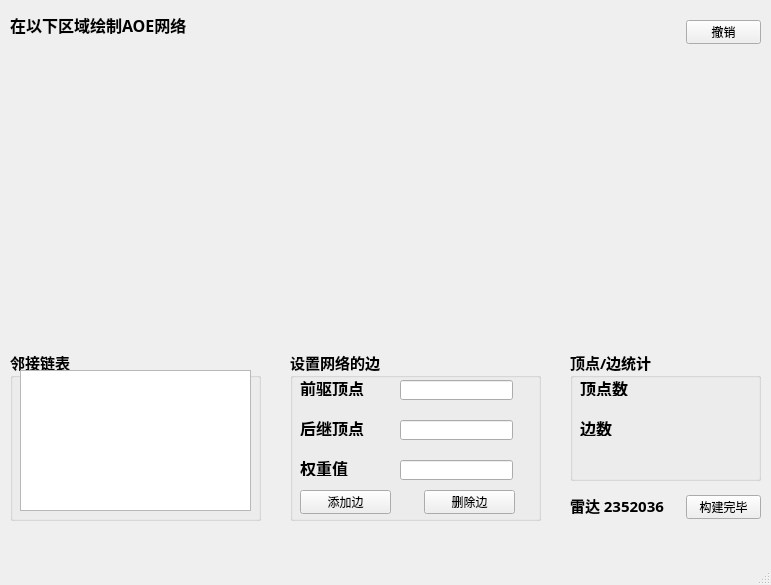
<?xml version="1.0" encoding="UTF-8"?>
<ui version="4.0">
 <class>MainWindow</class>
 <widget class="QMainWindow" name="MainWindow">
  <property name="geometry">
   <rect>
    <x>0</x>
    <y>0</y>
    <width>771</width>
    <height>585</height>
   </rect>
  </property>
  <property name="windowTitle">
   <string>MainWindow</string>
  </property>
  <widget class="QWidget" name="centralwidget">
   <widget class="DrawingArea" name="DrawingArea" native="true">
    <property name="geometry">
     <rect>
      <x>10</x>
      <y>50</y>
      <width>751</width>
      <height>291</height>
     </rect>
    </property>
   </widget>
   <widget class="QLabel" name="label">
    <property name="geometry">
     <rect>
      <x>10</x>
      <y>10</y>
      <width>181</width>
      <height>30</height>
     </rect>
    </property>
    <property name="font">
     <font>
      <family>楷体</family>
      <pointsize>12</pointsize>
      <bold>true</bold>
     </font>
    </property>
    <property name="text">
     <string>在以下区域绘制AOE网络</string>
    </property>
   </widget>
   <widget class="QGroupBox" name="groupBox">
    <property name="geometry">
     <rect>
      <x>10</x>
      <y>350</y>
      <width>251</width>
      <height>171</height>
     </rect>
    </property>
    <property name="font">
     <font>
      <family>黑体</family>
      <pointsize>11</pointsize>
      <bold>true</bold>
     </font>
    </property>
    <property name="title">
     <string>邻接链表</string>
    </property>
    <widget class="QTextBrowser" name="textBrowser">
     <property name="geometry">
      <rect>
       <x>10</x>
       <y>20</y>
       <width>231</width>
       <height>141</height>
      </rect>
     </property>
    </widget>
   </widget>
   <widget class="QPushButton" name="cancelButton">
    <property name="geometry">
     <rect>
      <x>686</x>
      <y>20</y>
      <width>75</width>
      <height>24</height>
     </rect>
    </property>
    <property name="text">
     <string>撤销</string>
    </property>
   </widget>
   <widget class="QGroupBox" name="groupBox_2">
    <property name="geometry">
     <rect>
      <x>290</x>
      <y>350</y>
      <width>251</width>
      <height>171</height>
     </rect>
    </property>
    <property name="font">
     <font>
      <family>黑体</family>
      <pointsize>11</pointsize>
      <bold>true</bold>
     </font>
    </property>
    <property name="title">
     <string>设置网络的边</string>
    </property>
    <widget class="QLabel" name="fromLabel">
     <property name="geometry">
      <rect>
       <x>10</x>
       <y>30</y>
       <width>71</width>
       <height>16</height>
      </rect>
     </property>
     <property name="font">
      <font>
       <family>楷体</family>
       <pointsize>12</pointsize>
       <bold>true</bold>
      </font>
     </property>
     <property name="text">
      <string>前驱顶点</string>
     </property>
    </widget>
    <widget class="QLabel" name="toLabel">
     <property name="geometry">
      <rect>
       <x>10</x>
       <y>70</y>
       <width>71</width>
       <height>16</height>
      </rect>
     </property>
     <property name="font">
      <font>
       <family>楷体</family>
       <pointsize>12</pointsize>
       <bold>true</bold>
      </font>
     </property>
     <property name="text">
      <string>后继顶点</string>
     </property>
    </widget>
    <widget class="QLineEdit" name="fromLineEdit">
     <property name="geometry">
      <rect>
       <x>110</x>
       <y>30</y>
       <width>113</width>
       <height>20</height>
      </rect>
     </property>
    </widget>
    <widget class="QLineEdit" name="toLineEdit">
     <property name="geometry">
      <rect>
       <x>110</x>
       <y>70</y>
       <width>113</width>
       <height>20</height>
      </rect>
     </property>
    </widget>
    <widget class="QLabel" name="weightLabel">
     <property name="geometry">
      <rect>
       <x>10</x>
       <y>110</y>
       <width>71</width>
       <height>16</height>
      </rect>
     </property>
     <property name="font">
      <font>
       <family>楷体</family>
       <pointsize>12</pointsize>
       <bold>true</bold>
      </font>
     </property>
     <property name="text">
      <string>权重值</string>
     </property>
    </widget>
    <widget class="QLineEdit" name="weightLineEdit">
     <property name="geometry">
      <rect>
       <x>110</x>
       <y>110</y>
       <width>113</width>
       <height>20</height>
      </rect>
     </property>
    </widget>
    <widget class="QPushButton" name="addButton">
     <property name="geometry">
      <rect>
       <x>10</x>
       <y>140</y>
       <width>91</width>
       <height>24</height>
      </rect>
     </property>
     <property name="font">
      <font>
       <family>Microsoft YaHei UI</family>
       <pointsize>9</pointsize>
       <bold>false</bold>
      </font>
     </property>
     <property name="text">
      <string>添加边</string>
     </property>
    </widget>
    <widget class="QPushButton" name="delButton">
     <property name="geometry">
      <rect>
       <x>134</x>
       <y>140</y>
       <width>91</width>
       <height>24</height>
      </rect>
     </property>
     <property name="font">
      <font>
       <family>Microsoft YaHei UI</family>
       <pointsize>9</pointsize>
       <bold>false</bold>
      </font>
     </property>
     <property name="text">
      <string>删除边</string>
     </property>
    </widget>
   </widget>
   <widget class="QPushButton" name="finishButton">
    <property name="geometry">
     <rect>
      <x>686</x>
      <y>495</y>
      <width>75</width>
      <height>24</height>
     </rect>
    </property>
    <property name="text">
     <string>构建完毕</string>
    </property>
   </widget>
   <widget class="QGroupBox" name="groupBox_3">
    <property name="geometry">
     <rect>
      <x>570</x>
      <y>350</y>
      <width>191</width>
      <height>131</height>
     </rect>
    </property>
    <property name="font">
     <font>
      <family>黑体</family>
      <pointsize>11</pointsize>
      <bold>true</bold>
     </font>
    </property>
    <property name="title">
     <string>顶点/边统计</string>
    </property>
    <widget class="QLabel" name="vexLabel">
     <property name="geometry">
      <rect>
       <x>10</x>
       <y>30</y>
       <width>71</width>
       <height>16</height>
      </rect>
     </property>
     <property name="font">
      <font>
       <family>楷体</family>
       <pointsize>12</pointsize>
       <bold>true</bold>
      </font>
     </property>
     <property name="text">
      <string>顶点数</string>
     </property>
    </widget>
    <widget class="QLabel" name="edgeLabel">
     <property name="geometry">
      <rect>
       <x>10</x>
       <y>70</y>
       <width>71</width>
       <height>16</height>
      </rect>
     </property>
     <property name="font">
      <font>
       <family>楷体</family>
       <pointsize>12</pointsize>
       <bold>true</bold>
      </font>
     </property>
     <property name="text">
      <string>边数</string>
     </property>
    </widget>
    <widget class="QLabel" name="vexNumLabel">
     <property name="geometry">
      <rect>
       <x>100</x>
       <y>30</y>
       <width>71</width>
       <height>16</height>
      </rect>
     </property>
     <property name="font">
      <font>
       <family>楷体</family>
       <pointsize>12</pointsize>
       <bold>true</bold>
      </font>
     </property>
     <property name="text">
      <string/>
     </property>
    </widget>
    <widget class="QLabel" name="edgeNumLabel">
     <property name="geometry">
      <rect>
       <x>100</x>
       <y>70</y>
       <width>71</width>
       <height>16</height>
      </rect>
     </property>
     <property name="font">
      <font>
       <family>楷体</family>
       <pointsize>12</pointsize>
       <bold>true</bold>
      </font>
     </property>
     <property name="text">
      <string/>
     </property>
    </widget>
   </widget>
   <widget class="QLabel" name="label_2">
    <property name="geometry">
     <rect>
      <x>570</x>
      <y>495</y>
      <width>101</width>
      <height>21</height>
     </rect>
    </property>
    <property name="font">
     <font>
      <family>楷体</family>
      <pointsize>11</pointsize>
      <bold>true</bold>
     </font>
    </property>
    <property name="text">
     <string>雷达 2352036</string>
    </property>
   </widget>
  </widget>
  <widget class="QMenuBar" name="menubar">
   <property name="geometry">
    <rect>
     <x>0</x>
     <y>0</y>
     <width>771</width>
     <height>22</height>
    </rect>
   </property>
  </widget>
  <widget class="QStatusBar" name="statusbar"/>
 </widget>
 <customwidgets>
  <customwidget>
   <class>DrawingArea</class>
   <extends>QWidget</extends>
   <header>drawingarea.h</header>
   <container>1</container>
  </customwidget>
 </customwidgets>
 <resources/>
 <connections/>
</ui>
